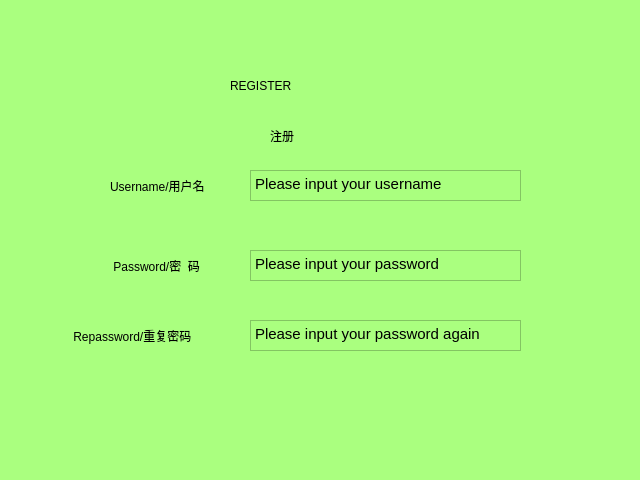
<?xml version="1.0" encoding="UTF-8"?>
<ui version="4.0">
 <class>Dialog_register</class>
 <widget class="QDialog" name="Dialog_register">
  <property name="geometry">
   <rect>
    <x>0</x>
    <y>0</y>
    <width>640</width>
    <height>480</height>
   </rect>
  </property>
  <property name="windowTitle">
   <string>Dialog</string>
  </property>
  <property name="styleSheet">
   <string notr="true">background-color: rgb(170, 255, 127);</string>
  </property>
  <widget class="QLabel" name="WELCOME">
   <property name="geometry">
    <rect>
     <x>230</x>
     <y>60</y>
     <width>231</width>
     <height>51</height>
    </rect>
   </property>
   <property name="styleSheet">
    <string notr="true">font: 14pt &quot;Eras Medium ITC&quot;;
font: 75 9pt &quot;Agency FB&quot;;
font: 12pt &quot;Eras Demi ITC&quot;;
font: italic 18pt &quot;Harlow Solid Italic&quot;;
font: 18pt &quot;Segoe Script&quot;;</string>
   </property>
   <property name="text">
    <string>REGISTER</string>
   </property>
  </widget>
  <widget class="QLabel" name="USERNAME">
   <property name="geometry">
    <rect>
     <x>110</x>
     <y>160</y>
     <width>131</width>
     <height>51</height>
    </rect>
   </property>
   <property name="styleSheet">
    <string notr="true">font: 14pt &quot;Eras Medium ITC&quot;;
font: 75 9pt &quot;Agency FB&quot;;
font: 12pt &quot;Eras Demi ITC&quot;;</string>
   </property>
   <property name="text">
    <string>Username/用户名</string>
   </property>
  </widget>
  <widget class="QTextEdit" name="username">
   <property name="geometry">
    <rect>
     <x>250</x>
     <y>170</y>
     <width>271</width>
     <height>31</height>
    </rect>
   </property>
   <property name="styleSheet">
    <string notr="true">font: 75 9pt &quot;Agency FB&quot;;
font: 9pt &quot;Calibri&quot;;
font: 12pt &quot;Fixedsys&quot;;</string>
   </property>
   <property name="html">
    <string>&lt;!DOCTYPE HTML PUBLIC &quot;-//W3C//DTD HTML 4.0//EN&quot; &quot;http://www.w3.org/TR/REC-html40/strict.dtd&quot;&gt;
&lt;html&gt;&lt;head&gt;&lt;meta name=&quot;qrichtext&quot; content=&quot;1&quot; /&gt;&lt;style type=&quot;text/css&quot;&gt;
p, li { white-space: pre-wrap; }
&lt;/style&gt;&lt;/head&gt;&lt;body style=&quot; font-family:'Fixedsys'; font-size:12pt; font-weight:400; font-style:normal;&quot;&gt;
&lt;p style=&quot; margin-top:0px; margin-bottom:0px; margin-left:0px; margin-right:0px; -qt-block-indent:0; text-indent:0px;&quot;&gt;&lt;span style=&quot; font-family:'SimSun'; font-size:11pt;&quot;&gt;Please input your username&lt;/span&gt;&lt;/p&gt;&lt;/body&gt;&lt;/html&gt;</string>
   </property>
  </widget>
  <widget class="QLabel" name="USERNAME_2">
   <property name="geometry">
    <rect>
     <x>110</x>
     <y>240</y>
     <width>131</width>
     <height>51</height>
    </rect>
   </property>
   <property name="styleSheet">
    <string notr="true">font: 14pt &quot;Eras Medium ITC&quot;;
font: 75 9pt &quot;Agency FB&quot;;
font: 12pt &quot;Eras Demi ITC&quot;;</string>
   </property>
   <property name="text">
    <string> Password/密  码</string>
   </property>
  </widget>
  <widget class="QTextEdit" name="textEdit_3">
   <property name="geometry">
    <rect>
     <x>250</x>
     <y>250</y>
     <width>271</width>
     <height>31</height>
    </rect>
   </property>
   <property name="styleSheet">
    <string notr="true">font: 75 9pt &quot;Agency FB&quot;;
font: 9pt &quot;Calibri&quot;;
font: 12pt &quot;Fixedsys&quot;;</string>
   </property>
   <property name="html">
    <string>&lt;!DOCTYPE HTML PUBLIC &quot;-//W3C//DTD HTML 4.0//EN&quot; &quot;http://www.w3.org/TR/REC-html40/strict.dtd&quot;&gt;
&lt;html&gt;&lt;head&gt;&lt;meta name=&quot;qrichtext&quot; content=&quot;1&quot; /&gt;&lt;style type=&quot;text/css&quot;&gt;
p, li { white-space: pre-wrap; }
&lt;/style&gt;&lt;/head&gt;&lt;body style=&quot; font-family:'Fixedsys'; font-size:12pt; font-weight:400; font-style:normal;&quot;&gt;
&lt;p style=&quot; margin-top:0px; margin-bottom:0px; margin-left:0px; margin-right:0px; -qt-block-indent:0; text-indent:0px;&quot;&gt;&lt;span style=&quot; font-family:'SimSun'; font-size:11pt;&quot;&gt;Please input your password&lt;/span&gt;&lt;/p&gt;&lt;/body&gt;&lt;/html&gt;</string>
   </property>
  </widget>
  <widget class="QTextEdit" name="textEdit_4">
   <property name="geometry">
    <rect>
     <x>250</x>
     <y>320</y>
     <width>271</width>
     <height>31</height>
    </rect>
   </property>
   <property name="styleSheet">
    <string notr="true">font: 75 9pt &quot;Agency FB&quot;;
font: 9pt &quot;Calibri&quot;;
font: 12pt &quot;Fixedsys&quot;;</string>
   </property>
   <property name="html">
    <string>&lt;!DOCTYPE HTML PUBLIC &quot;-//W3C//DTD HTML 4.0//EN&quot; &quot;http://www.w3.org/TR/REC-html40/strict.dtd&quot;&gt;
&lt;html&gt;&lt;head&gt;&lt;meta name=&quot;qrichtext&quot; content=&quot;1&quot; /&gt;&lt;style type=&quot;text/css&quot;&gt;
p, li { white-space: pre-wrap; }
&lt;/style&gt;&lt;/head&gt;&lt;body style=&quot; font-family:'Fixedsys'; font-size:12pt; font-weight:400; font-style:normal;&quot;&gt;
&lt;p style=&quot; margin-top:0px; margin-bottom:0px; margin-left:0px; margin-right:0px; -qt-block-indent:0; text-indent:0px;&quot;&gt;&lt;span style=&quot; font-family:'SimSun'; font-size:11pt;&quot;&gt;Please input your password again&lt;/span&gt;&lt;/p&gt;&lt;/body&gt;&lt;/html&gt;</string>
   </property>
  </widget>
  <widget class="QLabel" name="USERNAME_3">
   <property name="geometry">
    <rect>
     <x>70</x>
     <y>310</y>
     <width>171</width>
     <height>51</height>
    </rect>
   </property>
   <property name="styleSheet">
    <string notr="true">font: 14pt &quot;Eras Medium ITC&quot;;
font: 75 9pt &quot;Agency FB&quot;;
font: 12pt &quot;Eras Demi ITC&quot;;</string>
   </property>
   <property name="text">
    <string> Repassword/重复密码</string>
   </property>
  </widget>
  <widget class="QLabel" name="WELCOME_2">
   <property name="geometry">
    <rect>
     <x>270</x>
     <y>110</y>
     <width>231</width>
     <height>51</height>
    </rect>
   </property>
   <property name="styleSheet">
    <string notr="true">font: 14pt &quot;Eras Medium ITC&quot;;
font: 75 9pt &quot;Agency FB&quot;;
font: 12pt &quot;Eras Demi ITC&quot;;
font: italic 18pt &quot;Harlow Solid Italic&quot;;
font: 18pt &quot;Segoe Script&quot;;</string>
   </property>
   <property name="text">
    <string>注册</string>
   </property>
  </widget>
 </widget>
 <resources/>
 <connections/>
</ui>
